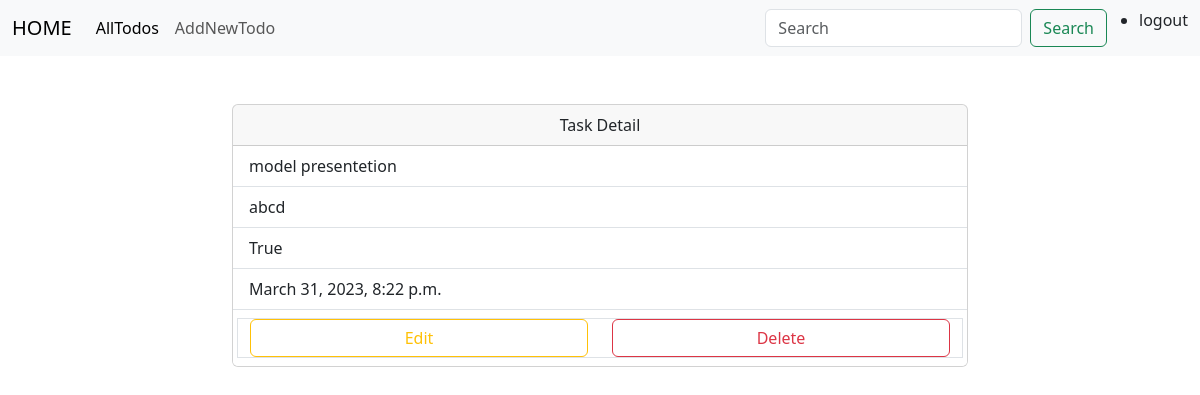
The app's page /todos/1/ (signed in) with its own data.
### todo/models.py (models this page shows, shortened)
class Task(models.Model):
    task_name=models.CharField(max_length=200)
    user=models.ForeignKey(User,on_delete=models.CASCADE)
    status=models.BooleanField(default=False)
    created_date=models.DateTimeField(auto_now_add=True)

### todo/views.py (the view)
# urls.py: path('todos/<int:pk>/',views.TaskDetailView.as_view(),name="todo-detail"),
@method_decorator(sign_required,name="dispatch")
class TaskDetailView(DetailView):
    model=Task
    template_name="todo-detail.html"
    context_object_name="task"

### todo/views.py (called while the page is built)
def sign_required(fn):
    def wrapper(request,*args,**kwargs):
        if not request.user.is_authenticated:
            messages.error(request,"you must logged in to perform this action !!!")
            return redirect("signin")
        return fn(request,*args,**kwargs)
    return wrapper

### todo/templates/todo-detail.html (shortened to what this page needs)
{%extends 'base.html'%}
{%block body_block%}
<div class="row mt-5">
    <div class="col-2"></div>
    <div class="col-8">
        <div class="card" style="width: 100%;">
            <div class="card-header text-center">
              Task Detail
            </div>
            <ul class="list-group list-group-flush">
              <li class="list-group-item">{{task.task_name}}</li>
              <li class="list-group-item">{{task.user}}</li>
              <li class="list-group-item">{{task.status}}</li>
              <li class="list-group-item">{{task.created_date}}</li>
              <li class="list-group-item">
                <div class="row border">
                    <div class="col-6">
                        <a href="{%url 'todo-edit' task.id %}" class="btn btn-outline-warning form-control">Edit</a>
                    </div>
                    <div class="col-6">
                        <a href="{%url 'todo-delete' task.id%}" class="btn btn-outline-danger form-control">Delete</a>
                    </div>
                </div>
              </li>
            </ul>
          </div>
    </div>
    <div class="col-2"></div>
</div>
{%endblock%}

### records on screen
Task: task_name "model presentetion", user "abcd", status "True", created_date "March 31, 2023, 8:22 p.m."
